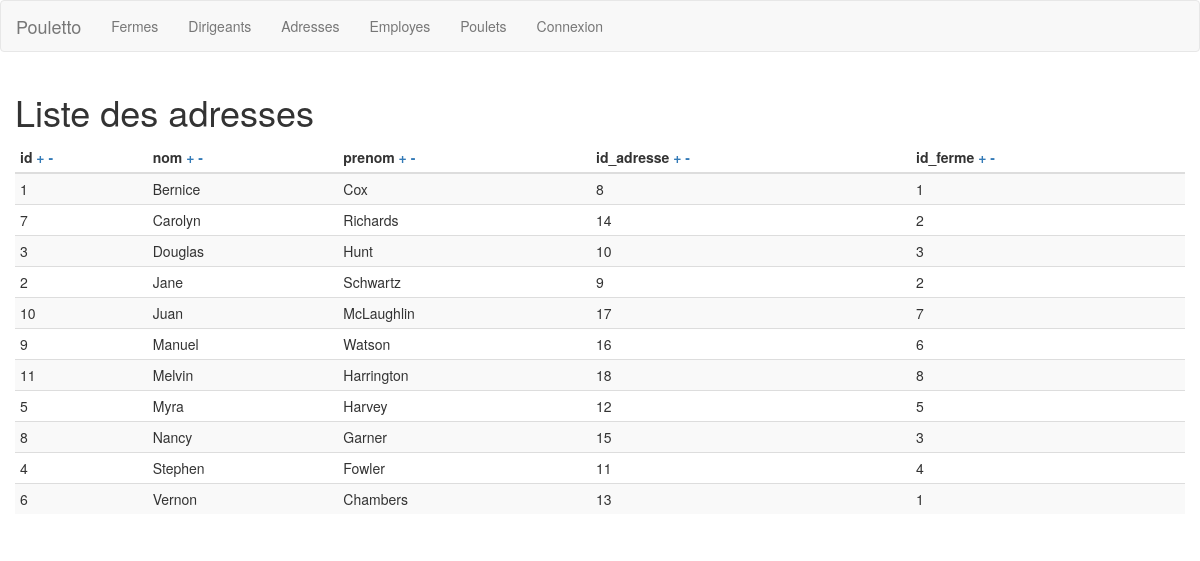
Page /employes.php on the committed database.
### tables this page shows
CREATE TABLE `employes` (
  `id` int(11) NOT NULL AUTO_INCREMENT,
  `nom` varchar(20) NOT NULL,
  `prenom` varchar(15) NOT NULL,
  `id_adresse` int(11) NOT NULL,
  `id_ferme` int(11) NOT NULL,
  PRIMARY KEY (`id`),
  KEY `fk_employes_adresses1_idx` (`id_adresse`),
  KEY `fk_employes_fermes1_idx` (`id_ferme`),
  CONSTRAINT `fk_employes_adresses1` FOREIGN KEY (`id_adresse`) REFERENCES `adresses` (`id`) ON DELETE NO ACTION ON UPDATE NO ACTION,
  CONSTRAINT `fk_employes_fermes1` FOREIGN KEY (`id_ferme`) REFERENCES `fermes` (`id`) ON DELETE NO ACTION ON UPDATE NO ACTION
);

### includes/fonctions.php (called while the page is built, shortened)
<?php
function testOrderBy($listeDeChamps, $champParDefaut, $directionParDefaut){
  return [$champParDefaut, $directionParDefaut];
}

### employes.php (the view, shortened to what this page needs)
<?php
require_once('includes/fonctions.php');
include('parties/header.php');
$champsTriables= ['id', 'nom', 'prenom', 'id_adresse', 'id_ferme'];
$ordreDeTri = testOrderBy($champsTriables, 'nom', 'ASC');
$ordreChamp = $ordreDeTri[0];
$ordreDirection = $ordreDeTri[1];
$sql = "SELECT * FROM employes ORDER BY $ordreChamp $ordreDirection";
$resultats = mysqli_query($connection, $sql);
?>
<table class="table table-condensed table-striped table-hover">
  <thead>
    <tr>
      <th>
        id
        <a href="?order=id&amp;direction=ASC">+</a>
        <a href="?order=id&amp;direction=DESC">-</a>
      </th>
      <th>
        nom
        <a href="?order=nom&amp;direction=ASC">+</a>
        <a href="?order=nom&amp;direction=DESC">-</a>
      </th>
      <th>
        prenom
        <a href="?order=prenom&amp;direction=ASC">+</a>
        <a href="?order=prenom&amp;direction=DESC">-</a>
      </th>
      <th>
        id_adresse
        <a href="?order=id_adresse&amp;direction=ASC">+</a>
        <a href="?order=id_adresse&amp;direction=DESC">-</a>
      </th>
      <th>
        id_ferme
        <a href="?order=id_ferme&amp;direction=ASC">+</a>
        <a href="?order=id_ferme&amp;direction=DESC">-</a>
      </th>
    </tr>
  </thead>
  <tbody>
    <?php
    if(mysqli_num_rows($resultats) === 0):
      echo "<tr><td>Il n'y a pas d'enregistrements</td></tr>";
    else:
      while($ligne = mysqli_fetch_assoc($resultats)):
      ?>
      <tr>
        <td><?= $ligne['id'] ?></td>
        <td><?= $ligne['nom'] ?></td>
        <td><?= $ligne['prenom'] ?></td>
        <td><?= $ligne['id_adresse'] ?></td>
        <td><?= $ligne['id_ferme'] ?></td>
      </tr>
      <?php
      endwhile;
    endif;
    ?>
  </tbody>
</table>
<?php
include ('parties/footer.php');

### rows in the picture
employes: id "1", nom "Bernice", prenom "Cox", id_adresse "8", id_ferme "1"
employes: id "7", nom "Carolyn", prenom "Richards", id_adresse "14", id_ferme "2"
employes: id "3", nom "Douglas", prenom "Hunt", id_adresse "10", id_ferme "3"
employes: id "2", nom "Jane", prenom "Schwartz", id_adresse "9", id_ferme "2"
employes: id "10", nom "Juan", prenom "McLaughlin", id_adresse "17", id_ferme "7"
employes: id "9", nom "Manuel", prenom "Watson", id_adresse "16", id_ferme "6"
employes: id "11", nom "Melvin", prenom "Harrington", id_adresse "18", id_ferme "8"
employes: id "5", nom "Myra", prenom "Harvey", id_adresse "12", id_ferme "5"
employes: id "8", nom "Nancy", prenom "Garner", id_adresse "15", id_ferme "3"
employes: id "4", nom "Stephen", prenom "Fowler", id_adresse "11", id_ferme "4"
employes: id "6", nom "Vernon", prenom "Chambers", id_adresse "13", id_ferme "1"

### other values in the picture
$titrePage "Liste des adresses"
